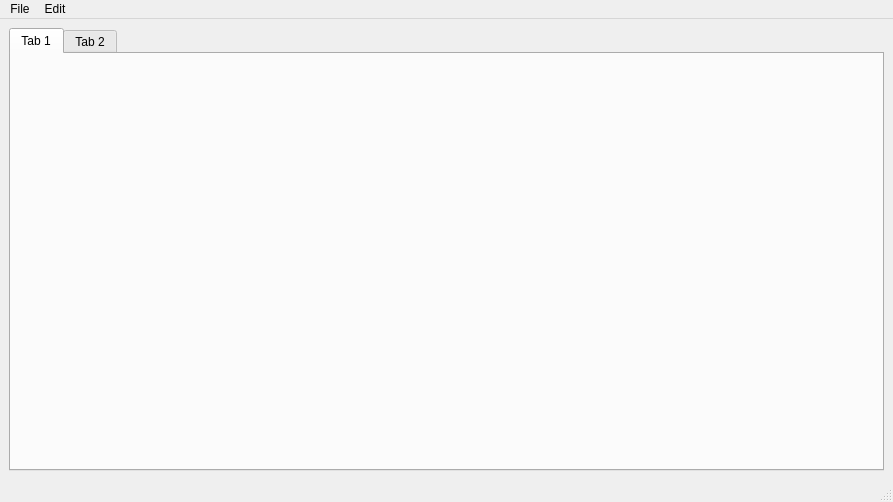
<?xml version="1.0" encoding="UTF-8"?>
<ui version="4.0">
 <class>MainWindow</class>
 <widget class="QMainWindow" name="MainWindow">
  <property name="geometry">
   <rect>
    <x>0</x>
    <y>0</y>
    <width>893</width>
    <height>502</height>
   </rect>
  </property>
  <property name="windowTitle">
   <string>RegView</string>
  </property>
  <widget class="QWidget" name="centralwidget">
   <layout class="QVBoxLayout" name="verticalLayout">
    <item>
     <widget class="QSplitter" name="splitter">
      <property name="orientation">
       <enum>Qt::Horizontal</enum>
      </property>
      <widget class="QTabWidget" name="tabWidget">
       <widget class="QWidget" name="tab">
        <attribute name="title">
         <string>Tab 1</string>
        </attribute>
       </widget>
       <widget class="QWidget" name="tab_2">
        <attribute name="title">
         <string>Tab 2</string>
        </attribute>
       </widget>
      </widget>
     </widget>
    </item>
   </layout>
  </widget>
  <widget class="QMenuBar" name="menubar">
   <property name="geometry">
    <rect>
     <x>0</x>
     <y>0</y>
     <width>893</width>
     <height>30</height>
    </rect>
   </property>
   <widget class="QMenu" name="menuFile">
    <property name="title">
     <string>File</string>
    </property>
    <addaction name="actionOpen"/>
    <addaction name="separator"/>
    <addaction name="actionExit"/>
   </widget>
   <widget class="QMenu" name="menuEdit">
    <property name="title">
     <string>Edit</string>
    </property>
    <addaction name="actionCopy"/>
   </widget>
   <addaction name="menuFile"/>
   <addaction name="menuEdit"/>
  </widget>
  <widget class="QStatusBar" name="statusbar"/>
  <action name="actionOpen">
   <property name="text">
    <string>Open</string>
   </property>
   <property name="shortcut">
    <string>Ctrl+O</string>
   </property>
  </action>
  <action name="actionExit">
   <property name="text">
    <string>Exit</string>
   </property>
  </action>
  <action name="actionCopy">
   <property name="text">
    <string>Copy</string>
   </property>
   <property name="shortcut">
    <string>Ctrl+C</string>
   </property>
  </action>
 </widget>
 <resources/>
 <connections/>
</ui>
